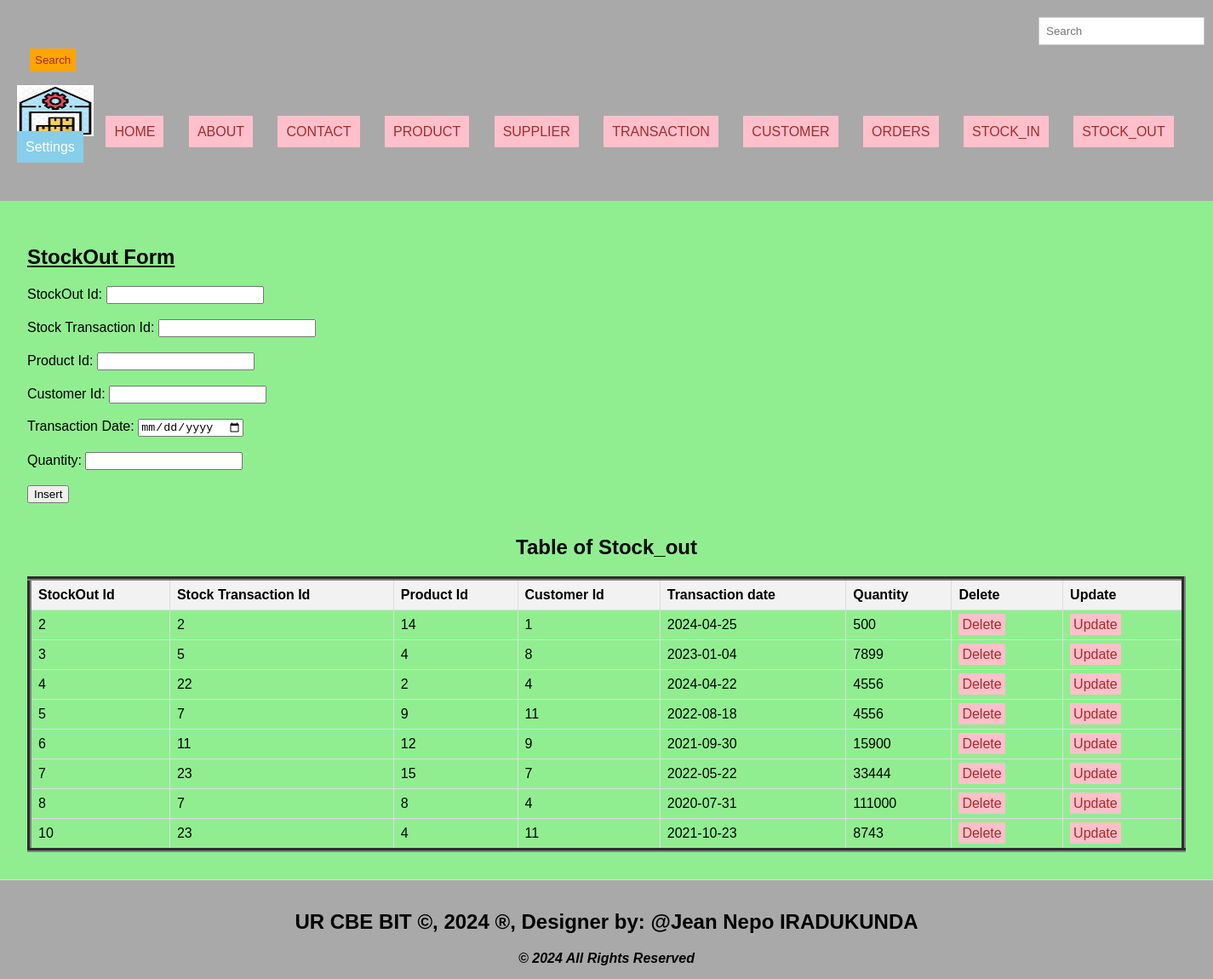
The page /stockout.php on the database its author committed.
### tables this page shows
CREATE TABLE `stock_out` (
  `StockOut_Id` int(11) NOT NULL,
  `Stock_Transaction_Id` int(11) NOT NULL,
  `Product_Id` int(11) NOT NULL,
  `Customer_Id` int(11) NOT NULL,
  `Transaction_date` date NOT NULL,
  `Quantity` float NOT NULL
);

### stockout.php (the view, shortened to what this page needs)
<!DOCTYPE html>
<html lang="en">
<head>
  <link rel="stylesheet" type="text/css" href="style.css" title="style 1" media="screen, tv, projection, handheld, print"/>
  </head>
<header>
<body bgcolor="lightgreen">
 <form class="d-flex" role="search" action="search.php" method="GET">
      <input class="form-control me-2" type="search" placeholder="Search" aria-label="Search" name="query">
      <button class="btn btn-outline-success" type="submit">Search</button>
    </form>
  <ul style="list-style-type: none; padding: 0;">
    <li style="display: inline; margin-right: 10px;">
    <img src="./Images/Logo.jpeg" width="90" height="60" alt="Logo">
  </li>
    <li style="display: inline; margin-right: 10px;"><a href="./home.html">HOME</a>
  </li>
    <li style="display: inline; margin-right: 10px;"><a href="./about.html">ABOUT</a>
  </li>
    <li style="display: inline; margin-right: 10px;"><a href="./contact.html">CONTACT</a>
  </li>
    <li style="display: inline; margin-right: 10px;"><a href="./product.php">PRODUCT</a>
  </li>
    <li style="display: inline; margin-right: 10px;"><a href="./supplier.php">SUPPLIER</a>
  </li>
    <li style="display: inline; margin-right: 10px;"><a href="./transaction.php">TRANSACTION</a>
  </li>
    <li style="display: inline; margin-right: 10px;"><a href="./customer.php">CUSTOMER</a>
  </li>
    <li style="display: inline; margin-right: 10px;"><a href="./order.php">ORDERS</a>
  </li>
    <li style="display: inline; margin-right: 10px;"><a href="./stockin.php">STOCK_IN</a>
  </li>
    <li style="display: inline; margin-right: 10px;"><a href="./stockout.php">STOCK_OUT</a>
  </li>
    <li class="dropdown" style="display: inline; margin-right: 10px;">
      <a href="#" style="padding: 10px; color: white; background-color: skyblue; text-decoration: none; margin-right: 15px;">Settings</a>
    </li><br><br>
  </ul>
</header>
<section>
 <h1><u>StockOut Form</u></h1>
    <form method="post" onsubmit="return confirmInsert();">
        <label for="stockout_id">StockOut Id:</label>
        <input type="number" id="stockout_id" name="stockout_id"><br><br>
        <label for="transid">Stock Transaction Id:</label>
        <input type="number" id="transid" name="transid" required><br><br>
        <label for="pid">Product Id:</label>
        <input type="number" id="pid" name="pid" required><br><br>
        <label for="custid">Customer Id:</label>
        <input type="number" id="custid" name="custid" required><br><br>
        <label for="transdate">Transaction Date:</label>
        <input type="date" id="transdate" name="transdate" required><br><br>
        <label for="qty">Quantity:</label>
        <input type="number" id="qty" name="qty" required><br><br>
        <input type="submit" name="add" value="Insert"><br><br>
    </form>
<!DOCTYPE html>
<html>
<head>
</head>
<body>
    <center><h2>Table of Stock_out</h2></center>
    <table border="5">
        <tr>
            <th>StockOut Id</th>
            <th>Stock Transaction Id</th>
            <th>Product Id</th>
            <th>Customer Id</th>
            <th>Transaction date</th>
            <th>Quantity</th>
            <th>Delete</th>
            <th>Update</th>
        </tr>
        <?php
      include('Database_Connection.php');
        $sql = "SELECT * FROM Stock_out";
        $result = $connection->query($sql);
        if ($result->num_rows > 0) {
            while ($row = $result->fetch_assoc()) {
                $stockout = $row['StockOut_Id'];
                echo "<tr>
                    <td>" . $row['StockOut_Id'] . "</td>
                    <td>" . $row['Stock_Transaction_Id'] . "</td>
                    <td>" . $row['Product_Id'] . "</td>
                    <td>" . $row['Customer_Id'] . "</td>
                    <td>" . $row['Transaction_date'] . "</td>
                    <td>" . $row['Quantity'] . "</td>
                    <td><a style='padding:4px' href='delete_stockout.php?StockOut_Id=$stockout'>Delete</a></td>
                    <td><a style='padding:4px' href='update_stockout.php?StockOut_Id=$stockout'>Update</a></td>
                </tr>";
            }
        } else {
            echo "<tr><td colspan='6'>No data found</td></tr>";
        }
        ?>
    </table>
</body>
</section>
<footer>
  <center>
  <marquee behavior='alternate'>
<b><h2>UR CBE BIT &copy, 2024 &reg, Designer by: @Jean Nepo IRADUKUNDA</h2></b>
</marquee>
<center><b><i>&copy 2024 All Rights Reserved</i></b></center>
</footer>
</body>
</html>

### style.css (style rules this page uses)
body { font-family: Arial, sans-serif; margin: 0; padding: 0; }
.form-control { padding: 8px; margin-left: 4px; border: 1px solid #ccc; }
.btn { padding: 6px; background-color: orange; color: brown; border: none; }
.dropdown { position: relative; display: inline; margin-right: 10px; }
body { font-family: Arial,sans-serif; margin:0; padding:0; }
header { background-color:darkgray; padding: 20px; }
.dropdown { position: right; display:right; direction:rtl; }
section { padding:28px; border-bottom: 1px solid #ddd; }
footer { text-align: center; padding: 15px; background-color:darkgray; }

### stockout.php (style rules this page uses)
a { padding: 10px; color: white; background-color: pink; text-decoration: none; margin-right: 15px; }
a:link { color: brown; }
button.btn { margin-left: 15px; margin-top: 4px; }
input.form-control { margin-left: 1200px; padding: 8px; }
section { padding:32px; border-bottom: 1px solid #ddd; }
footer { text-align: center; padding: 15px; background-color:darkgray; }
table { width: 100%; border-collapse: collapse; }
th, td { border: 1px solid #ddd; padding: 8px; text-align: left; }
th { background-color: #f2f2f2; }

### rows shown on the page
stock_out: StockOut_Id "2", Stock_Transaction_Id "2", Product_Id "14", Customer_Id "1", Transaction_date "2024-04-25", Quantity "500"
stock_out: StockOut_Id "3", Stock_Transaction_Id "5", Product_Id "4", Customer_Id "8", Transaction_date "2023-01-04", Quantity "7899"
stock_out: StockOut_Id "4", Stock_Transaction_Id "22", Product_Id "2", Customer_Id "4", Transaction_date "2024-04-22", Quantity "4556"
stock_out: StockOut_Id "5", Stock_Transaction_Id "7", Product_Id "9", Customer_Id "11", Transaction_date "2022-08-18", Quantity "4556"
stock_out: StockOut_Id "6", Stock_Transaction_Id "11", Product_Id "12", Customer_Id "9", Transaction_date "2021-09-30", Quantity "15900"
stock_out: StockOut_Id "7", Stock_Transaction_Id "23", Product_Id "15", Customer_Id "7", Transaction_date "2022-05-22", Quantity "33444"
stock_out: StockOut_Id "8", Stock_Transaction_Id "7", Product_Id "8", Customer_Id "4", Transaction_date "2020-07-31", Quantity "111000"
stock_out: StockOut_Id "10", Stock_Transaction_Id "23", Product_Id "4", Customer_Id "11", Transaction_date "2021-10-23", Quantity "8743"
